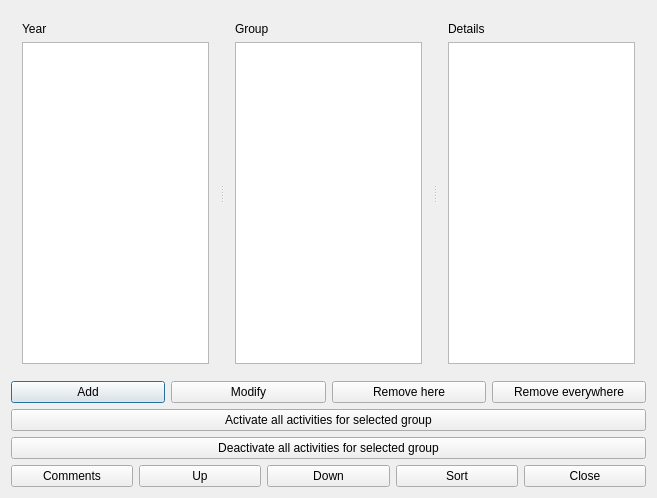
<?xml version="1.0" encoding="UTF-8"?>
<ui version="4.0">
 <class>GroupsForm_template</class>
 <widget class="QDialog" name="GroupsForm_template">
  <property name="geometry">
   <rect>
    <x>0</x>
    <y>0</y>
    <width>657</width>
    <height>498</height>
   </rect>
  </property>
  <property name="windowTitle">
   <string extracomment="The title of the form which lists the students groups">m-FET - groups of students</string>
  </property>
  <layout class="QGridLayout" name="gridLayout">
   <item row="0" column="0">
    <widget class="QSplitter" name="splitter">
     <property name="sizePolicy">
      <sizepolicy hsizetype="Expanding" vsizetype="Expanding">
       <horstretch>0</horstretch>
       <verstretch>0</verstretch>
      </sizepolicy>
     </property>
     <property name="orientation">
      <enum>Qt::Horizontal</enum>
     </property>
     <widget class="QWidget" name="layoutWidget">
      <layout class="QVBoxLayout" name="verticalLayout">
       <item>
        <widget class="QLabel" name="yearTextLabel">
         <property name="text">
          <string>Year</string>
         </property>
         <property name="wordWrap">
          <bool>false</bool>
         </property>
        </widget>
       </item>
       <item>
        <widget class="QListWidget" name="yearsListWidget"/>
       </item>
      </layout>
     </widget>
     <widget class="QWidget" name="layoutWidget2">
      <layout class="QVBoxLayout" name="verticalLayout_2">
       <item>
        <widget class="QLabel" name="groupsTextLabel">
         <property name="text">
          <string>Group</string>
         </property>
         <property name="wordWrap">
          <bool>false</bool>
         </property>
        </widget>
       </item>
       <item>
        <widget class="QListWidget" name="groupsListWidget"/>
       </item>
      </layout>
     </widget>
     <widget class="QWidget" name="layoutWidget3">
      <layout class="QVBoxLayout" name="verticalLayout_3">
       <item>
        <widget class="QLabel" name="groupTextLabel">
         <property name="text">
          <string>Details</string>
         </property>
         <property name="wordWrap">
          <bool>false</bool>
         </property>
        </widget>
       </item>
       <item>
        <widget class="QPlainTextEdit" name="groupTextEdit"/>
       </item>
      </layout>
     </widget>
    </widget>
   </item>
   <item row="1" column="0">
    <layout class="QHBoxLayout" name="horizontalLayout_2">
     <item>
      <widget class="QPushButton" name="addGroupPushButton">
       <property name="text">
        <string>Add</string>
       </property>
      </widget>
     </item>
     <item>
      <widget class="QPushButton" name="modifyGroupPushButton">
       <property name="text">
        <string>Modify</string>
       </property>
      </widget>
     </item>
     <item>
      <widget class="QPushButton" name="removeGroupPushButton">
       <property name="text">
        <string comment="It means &quot;Remove from here&quot; (but I want to keep the field shorter), remove the group only from the current year. Please keep the translation short.">Remove here</string>
       </property>
      </widget>
     </item>
     <item>
      <widget class="QPushButton" name="purgeGroupPushButton">
       <property name="text">
        <string comment="It means &quot;Remove from everywhere&quot; (but I want to keep the field shorter), remove the group from all the years in which it appears. Please keep the translation short.">Remove everywhere</string>
       </property>
      </widget>
     </item>
    </layout>
   </item>
   <item row="2" column="0">
    <widget class="QPushButton" name="activateStudentsPushButton">
     <property name="text">
      <string>Activate all activities for selected group</string>
     </property>
    </widget>
   </item>
   <item row="3" column="0">
    <widget class="QPushButton" name="deactivateStudentsPushButton">
     <property name="text">
      <string>Deactivate all activities for selected group</string>
     </property>
    </widget>
   </item>
   <item row="4" column="0">
    <layout class="QHBoxLayout" name="horizontalLayout">
     <item>
      <widget class="QPushButton" name="commentsPushButton">
       <property name="text">
        <string>Comments</string>
       </property>
      </widget>
     </item>
     <item>
      <widget class="QPushButton" name="moveGroupUpPushButton">
       <property name="text">
        <string comment="It means move the item up in the list">Up</string>
       </property>
      </widget>
     </item>
     <item>
      <widget class="QPushButton" name="moveGroupDownPushButton">
       <property name="text">
        <string comment="It means move the item down in the list">Down</string>
       </property>
      </widget>
     </item>
     <item>
      <widget class="QPushButton" name="sortGroupsPushButton">
       <property name="text">
        <string>Sort</string>
       </property>
      </widget>
     </item>
     <item>
      <widget class="QPushButton" name="closePushButton">
       <property name="text">
        <string>Close</string>
       </property>
      </widget>
     </item>
    </layout>
   </item>
  </layout>
 </widget>
 <layoutdefault spacing="6" margin="11"/>
 <resources/>
 <connections/>
</ui>
